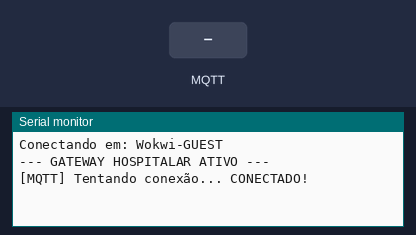
The program below on a simulated ESP32. Parts: the last lines printed to the serial monitor. Inputs (shaded band) come from the test bench. WiFi joins after 1.5 s; servers stay silent unless stated; random numbers use the default seed unless the program sets one; no MQTT or app messages arrive unless stated.

Above: at 5.8 s.
5.9 s: MQTT message "NORMAL" arrives on the first subscribed topic
At 6.8 s:
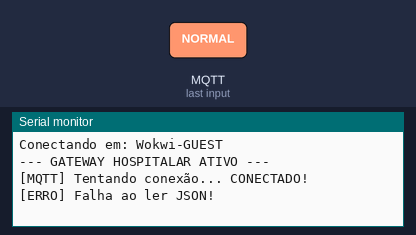
7.4 s: MQTT message "0" arrives on the first subscribed topic
At 8.2 s:
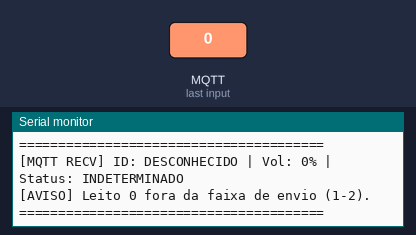

The program:

main.cpp
```cpp
#include <Arduino.h>
#include "Config.h"
#include "WifiManager.h"
#include "MqttManager.h"
#include "esp_log.h"

void setup() {

    Serial.begin(115200);

    esp_log_level_set("*", ESP_LOG_NONE);

    setupWiFi();
    setupMQTT();

    Serial.println("\n--- GATEWAY HOSPITALAR ATIVO ---");
}

void loop() {
    // Mantém o Gateway ouvindo as mensagens
    loopMQTT();
    checkWiFiConnection();
}
```

CloudManager.h
```cpp
#ifndef CLOUD_MANAGER_H
#define CLOUD_MANAGER_H

// Função que envia os dados de qualquer leito para o ThingSpeak
void sendLeitoToCloud(int leitoNum, int volume, int status);

#endif
```

MqttManager.h
```cpp
#ifndef MQTT_MANAGER_H
#define MQTT_MANAGER_H

void setupMQTT();
void loopMQTT();

#endif
```

WifiManager.h
```cpp
#ifndef WIFI_MANAGER_H
#define WIFI_MANAGER_H
#include <Arduino.h>

void setupWiFi();
void checkWiFiConnection();

#endif
```

CloudManager.cpp
```cpp
#include <WiFi.h>
#include <HTTPClient.h>
#include "Config.h"
#include "CloudManager.h"

void sendLeitoToCloud(int leitoNum, int volume, int status) {
    if (WiFi.status() == WL_CONNECTED) {
        HTTPClient http;

        // Mapeamento automático de Fields:
        // Leito 1 -> Fields 1 e 2 | Leito 2 -> Fields 3 e 4
        int fieldVol = (leitoNum * 2) - 1;
        int fieldStat = leitoNum * 2;

        String url = String("http://") + TS_SERVER + "/update?api_key=" + TS_API_KEY;
        url += "&field" + String(fieldVol) + "=" + String(volume);
        url += "&field" + String(fieldStat) + "=" + String(status);

        http.begin(url);
        int httpCode = http.GET();

        if (httpCode > 0) {
            Serial.printf("\n[NUVEM] Dados do Leito %02d enviados! (Code: %d)\n", leitoNum, httpCode);
        }
        http.end();
    }
}
```

MqttManager.cpp
```cpp
#include <WiFi.h>
#include <PubSubClient.h>
#include <ArduinoJson.h>
#include "Config.h"
#include "MqttManager.h"
#include "CloudManager.h"

WiFiClient espClient;
PubSubClient client(espClient);

void callback(char* topic, byte* payload, unsigned int length) {
    // Usar StaticJsonDocument é bom, mas vamos garantir que ele limpe a memória
    StaticJsonDocument<256> doc;
    DeserializationError error = deserializeJson(doc, payload, length);

    if (error) {
        Serial.println("\n[ERRO] Falha ao ler JSON!");
        return;
    }

    // Extração segura de valores (evita crash se o campo não existir)
    const char* id = doc["leito_id"] | "DESCONHECIDO";
    int vol = doc["volume_perc"] | 0;
    const char* stat_txt = doc["status"] | "INDETERMINADO";

    // Lógica de conversão de status
    int stat_num = 0;
    if (strcmp(stat_txt, "NORMAL") == 0) stat_num = 2;
    else if (strcmp(stat_txt, "ATENCAO") == 0) stat_num = 1;

    // Extrai o número do leito (ex: LEITO_01 -> 1)
    int numLeito = (strlen(id) >= 7) ? atoi(&id[6]) : 0;

    // --- LOG DE RECEBIMENTO ---
    Serial.println("\n=======================================");
    Serial.printf("[MQTT RECV] ID: %s | Vol: %d%% | Status: %s\n", id, vol, stat_txt);

    if (numLeito >= 1 && numLeito <= 2) {
        Serial.print("[CLOUD] Enviando para nuvem...");

        // Chamada da sua função original
        sendLeitoToCloud(numLeito, vol, stat_num);

        // A mensagem de sucesso do seu CloudManager aparecerá aqui embaixo
    } else {
        Serial.printf("[AVISO] Leito %d fora da faixa de envio (1-2).\n", numLeito);
    }
    Serial.println("=======================================");
}

void reconnect() {
    static unsigned long lastAttempt = 0;
    unsigned long now = millis();

    if (!client.connected()) {
        if (now - lastAttempt > 5000) {
            lastAttempt = now;

            // Só imprime o status se não estiver no meio de um recebimento
            Serial.print("\n[MQTT] Tentando conexão... ");

            String clientId = "Hosp_GW_" + String(random(0xffff), HEX);

            if (client.connect(clientId.c_str())) {
                Serial.println("CONECTADO!");
                client.subscribe(TOPIC_SUBSCRIBE);
            } else {
                Serial.printf("FALHOU (rc=%d). Nova tentativa em 5s.\n", client.state());
            }
        }
    }
}

void setupMQTT() {
    client.setServer(MQTT_SERVER, MQTT_PORT);
    client.setKeepAlive(60); // Mantém a conexão ativa por mais tempo
    client.setBufferSize(512); // Aumenta o buffer para JSONs maiores se necessário
    client.setCallback(callback);
}

void loopMQTT() {
    // Garante que o MQTT tente reconectar antes de processar o loop
    if (!client.connected()) {
        reconnect();
    }
    client.loop();
}
```

WifiManager.cpp
```cpp
#include <WiFi.h>
#include "Config.h"
#include "WifiManager.h"

unsigned long lastReconnectAttempt = 0;

void connectWiFi() {
    Serial.println();
    Serial.print("Conectando em: ");
    Serial.println(WIFI_SSID);

    WiFi.begin(WIFI_SSID, WIFI_PASS);
}

void setupWiFi() {
    connectWiFi();
}

void checkWiFiConnection() {
    if (WiFi.status() != WL_CONNECTED) {
        unsigned long now = millis();
        if (now - lastReconnectAttempt > 5000) {
            Serial.println("Reconectando WiFi...");
            connectWiFi();
            lastReconnectAttempt = now;
        }
    }
}
```

config.h
```cpp
#ifndef CONFIG_H
#define CONFIG_H

#include <Arduino.h>

// --- Configurações de Rede ---
#define WIFI_SSID "Wokwi-GUEST"
#define WIFI_PASS ""

// --- Configurações MQTT ---
#define MQTT_SERVER "broker.emqx.io"
#define MQTT_PORT 1883
// O '+' permite ouvir hospital/leito/01, hospital/leito/02, etc.
#define TOPIC_SUBSCRIBE "hospital/leito/+/dados"

// --- Configurações ThingSpeak ---
#define TS_SERVER "api.thingspeak.com"
#define TS_API_KEY "ZAEJ7JQ5OX47XATW"

#endif
```

Measured:
- after the input at 5.9 s, the serial monitor: prints a new line at once (image 1)
- after the input at 7.4 s, the serial monitor: prints a new line at once (image 2)
